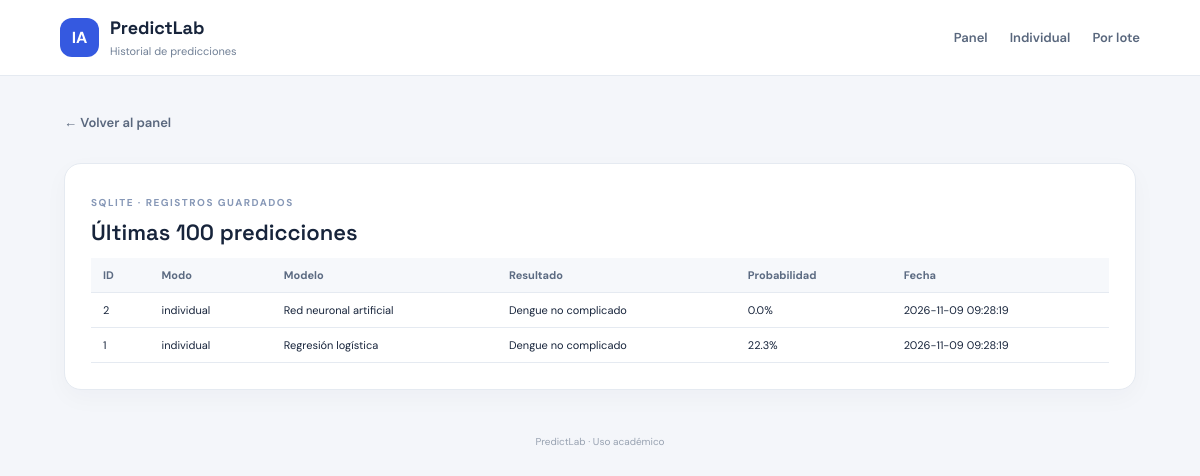
The page /historial on the database its author committed.
### tables this page shows
CREATE TABLE predictions (
    id INTEGER PRIMARY KEY AUTOINCREMENT,
    mode TEXT NOT NULL,
    model_name TEXT NOT NULL,
    input_json TEXT NOT NULL,
    prediction INTEGER NOT NULL,
    probability REAL,
    created_at TEXT DEFAULT CURRENT_TIMESTAMP
);

### app.py (the view)
@app.route("/historial")
def historial():
    conn = db()
    rows = conn.execute(
        "SELECT id,mode,model_name,prediction,probability,created_at FROM predictions ORDER BY id DESC LIMIT 100"
    ).fetchall()
    conn.close()
    return render_template("historial.html", rows=rows, label=display_label)

### app.py (called while the page is built)
def db():
    conn = sqlite3.connect(DB_PATH)
    conn.row_factory = sqlite3.Row
    return conn

def display_label(value):
    return "Dengue complicado" if int(value) == 1 else "Dengue no complicado"

### templates/historial.html
<!doctype html><html lang="es"><head><meta charset="utf-8"><meta name="viewport" content="width=device-width,initial-scale=1"><title>Historial</title><link rel="stylesheet" href="{{url_for('static',filename='style.css')}}"></head><body><header class="top"><div class="brand"><span class="logo">IA</span><div><b>PredictLab</b><small>Historial de predicciones</small></div></div><nav><a href="/">Panel</a><a href="/individual">Individual</a><a href="/lote">Por lote</a></nav></header><main class="wrap"><a class="back" href="/">← Volver al panel</a><section class="panel"><span class="eyebrow">SQLITE · REGISTROS GUARDADOS</span><h2>Últimas 100 predicciones</h2><div class="table-scroll"><table><thead><tr><th>ID</th><th>Modo</th><th>Modelo</th><th>Resultado</th><th>Probabilidad</th><th>Fecha</th></tr></thead><tbody>{% for r in rows %}<tr><td>{{r.id}}</td><td>{{r.mode}}</td><td>{{r.model_name}}</td><td>{{label(r.prediction)}}</td><td>{{(r.probability*100)|round(1)}}%</td><td>{{r.created_at}}</td></tr>{% else %}<tr><td colspan="6">Todavía no hay predicciones guardadas.</td></tr>{% endfor %}</tbody></table></div></section><footer>PredictLab · Uso académico</footer></main></body></html>

### static/style.css (style rules this page uses)
:root { --ink:#17243b;--muted:#718096;--line:#e5eaf1;--blue:#3559e0;--bg:#f4f6fa;--green:#16856c;--red:#c65353 }
* { box-sizing:border-box }
body { margin:0;background:var(--bg);color:var(--ink);font-family:'DM Sans',Arial,sans-serif }
.top { height:76px;background:white;border-bottom:1px solid var(--line);display:flex;align-items:center;justify-content:space-between;padding:0 max(5vw,22px) }
.brand { display:flex;align-items:center;gap:11px }
.logo { width:39px;height:39px;border-radius:12px;background:var(--blue);color:#fff;display:grid;place-items:center;font-weight:700 }
.brand b { font:700 18px 'Space Grotesk';display:block }
.brand small { font-size:11px;color:var(--muted) }
nav { display:flex;gap:22px }
nav a,.back { font-size:13px;color:#59677d;text-decoration:none;font-weight:600 }
.wrap { max-width:1120px;margin:auto;padding:35px 24px }
.eyebrow { font-size:10px;letter-spacing:1.5px;font-weight:700;color:#8798b7 }
.panel { background:#fff;border:1px solid var(--line);border-radius:17px;padding:26px;margin:20px 0;box-shadow:0 8px 24px #17243b08 }
.panel h2 { font:600 22px 'Space Grotesk';margin:7px 0 }
.table-scroll { overflow:auto;margin-top:12px }
table { border-collapse:collapse;width:100%;font-size:11px }
th,td { padding:10px 12px;border-bottom:1px solid var(--line);text-align:left;white-space:nowrap }
th { background:#f6f8fb;color:#5c6b82 }
.back { display:inline-block;margin-bottom:12px }
footer { text-align:center;padding:25px;color:#98a2b1;font-size:10px }

### rows shown on the page
predictions: id "2", mode "individual", model_name "Red neuronal artificial", prediction "Dengue no complicado", (r.probability*100)|round(1) "0.0", created_at "2026-11-09 09:28:19"
predictions: id "1", mode "individual", model_name "Regresión logística", prediction "Dengue no complicado", (r.probability*100)|round(1) "22.3", created_at "2026-11-09 09:28:19"
